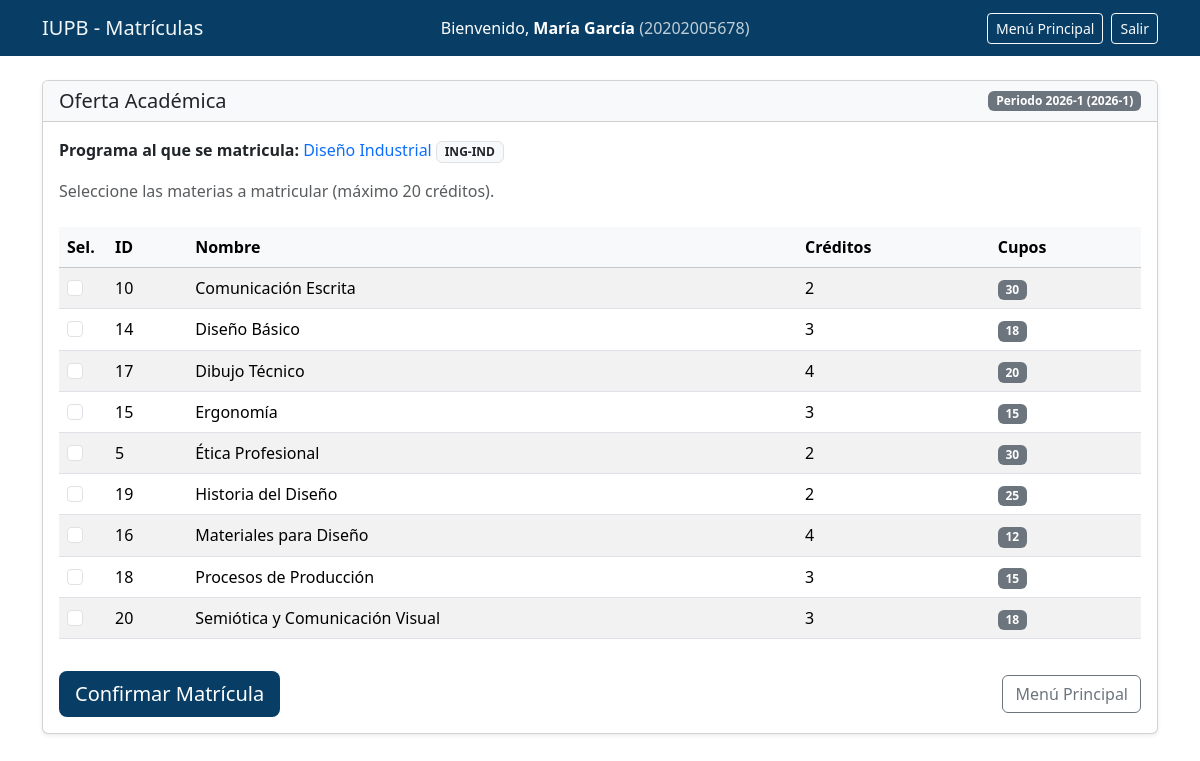
/dashboard.php (signed in), run on the app's committed database.
### tables this page shows
CREATE TABLE IF NOT EXISTS periodos_academicos (
    id INT AUTO_INCREMENT PRIMARY KEY,
    codigo VARCHAR(20) NOT NULL,
    anio INT NOT NULL,
    semestre TINYINT NOT NULL,
    fecha_inicio DATE NOT NULL,
    fecha_fin DATE NOT NULL,
    estado ENUM('abierto', 'cerrado') NOT NULL DEFAULT 'abierto',
    UNIQUE KEY uk_periodo (anio, semestre)
);

CREATE TABLE IF NOT EXISTS programas (
    id INT AUTO_INCREMENT PRIMARY KEY,
    codigo VARCHAR(20) NOT NULL UNIQUE,
    nombre VARCHAR(150) NOT NULL
);

CREATE TABLE IF NOT EXISTS materias (
    id INT AUTO_INCREMENT PRIMARY KEY,
    codigo VARCHAR(20) NOT NULL,
    nombre VARCHAR(100) NOT NULL,
    creditos INT NOT NULL,
    cupos INT NOT NULL DEFAULT 0,
    programa_id INT NULL,
    FOREIGN KEY (programa_id) REFERENCES programas(id) ON DELETE SET NULL
);

### dashboard.php (the view, shortened to what this page needs)
<?php
include('db.php');
$estudiante_id = (int)$_SESSION['estudiante_id'];
$programa = null;
$programa_id = null;
$res_prog = mysqli_query($conn, "SELECT p.id, p.codigo, p.nombre FROM programas p INNER JOIN estudiantes e ON e.programa_id = p.id WHERE e.id = $estudiante_id LIMIT 1");
if ($res_prog && $row_prog = mysqli_fetch_assoc($res_prog)) {
    $programa = $row_prog;
    $programa_id = (int)$row_prog['id'];
}
$periodo = null;
$res_periodo = mysqli_query($conn, "SELECT id, codigo, anio, semestre FROM periodos_academicos WHERE estado = 'abierto' LIMIT 1");
if ($res_periodo && $row_p = mysqli_fetch_assoc($res_periodo)) {
    $periodo = $row_p;
}
$programa_cond = $programa_id ? "(materias.programa_id = $programa_id OR materias.programa_id IS NULL)" : "1=1";
$res = mysqli_query($conn, "SELECT * FROM materias WHERE cupos > 0 AND $programa_cond ORDER BY materias.codigo");
?>
<!DOCTYPE html>
<html lang="es">
<head>
    <link href="https://cdn.jsdelivr.net/npm/bootstrap@5.3.8/dist/css/bootstrap.min.css" rel="stylesheet">
</head>
<body>
    <nav class="navbar navbar-expand-lg navbar-dark navbar-iacceso">
        <div class="container">
            <span class="navbar-brand mb-0">IUPB - Matrículas</span>
            <span class="navbar-text text-white me-3">Bienvenido, <strong><?php echo htmlspecialchars($_SESSION['estudiante_nombre'] ?? $_SESSION['user']); ?></strong> <span class="opacity-75">(<?php echo htmlspecialchars($_SESSION['estudiante_codigo'] ?? ''); ?>)</span></span>
            <div class="d-flex gap-2">
                <a class="btn btn-outline-light btn-sm" href="dashboard.php">Menú Principal</a>
                <a class="btn btn-outline-light btn-sm" href="logout.php">Salir</a>
            </div>
        </div>
    </nav>
    <main class="container my-4">
        <?php if (!$periodo) { ?>
            <div class="alert alert-info">No hay periodo académico abierto para matrícula en este momento.</div>
        <?php } else { ?>
        <div class="card shadow-sm">
            <div class="card-header bg-light d-flex justify-content-between align-items-center flex-wrap gap-2">
                <h5 class="mb-0">Oferta Académica</h5>
                <span class="badge bg-secondary">Periodo <?php echo htmlspecialchars($periodo['codigo']); ?> (<?php echo (int)$periodo['anio']; ?>-<?php echo (int)$periodo['semestre']; ?>)</span>
            </div>
            <div class="card-body">
                <?php if ($programa) { ?>
                <p class="mb-3"><strong>Programa al que se matricula:</strong> <span class="text-primary"><?php echo htmlspecialchars($programa['nombre']); ?></span> <span class="badge bg-light text-dark border"><?php echo htmlspecialchars($programa['codigo']); ?></span></p>
                <?php } ?>
                <p class="text-muted mb-4">Seleccione las materias a matricular (máximo 20 créditos).</p>
                <form action="matricular.php" method="POST">
                    <div class="table-responsive">
                        <table class="table table-hover table-striped align-middle">
                            <thead class="table-light">
                                <tr>
                                    <th style="width: 3rem;">Sel.</th>
                                    <th>ID</th>
                                    <th>Nombre</th>
                                    <th>Créditos</th>
                                    <th>Cupos</th>
                                </tr>
                            </thead>
                            <tbody>
                                <?php while($m = mysqli_fetch_assoc($res)) { ?>
                                <tr>
                                    <td>
                                        <input type="checkbox" class="form-check-input" name="materias[]" value="<?php echo (int)$m['id']; ?>">
                                    </td>
                                    <td><?php echo (int)$m['id']; ?></td>
                                    <td><?php echo htmlspecialchars($m['nombre']); ?></td>
                                    <td><?php echo (int)$m['creditos']; ?></td>
                                    <td><span class="badge bg-secondary"><?php echo (int)$m['cupos']; ?></span></td>
                                </tr>
                                <?php } ?>
                            </tbody>
                        </table>
                    </div>
                    <div class="d-flex justify-content-between align-items-center mt-3 flex-wrap gap-2">
                        <button type="submit" class="btn btn-iacceso btn-lg">Confirmar Matrícula</button>
                        <a href="dashboard.php" class="btn btn-outline-secondary">Menú Principal</a>
                    </div>
                </form>
            </div>
        </div>
        <?php } ?>
    </main>
</body>
</html>

### dashboard.php (style rules this page uses)
.navbar-iacceso { background-color: #083e65 !important; }
.navbar-iacceso .navbar-brand, .navbar-iacceso .nav-link { color: rgba(255,255,255,0.95) !important; }
.btn-iacceso { background-color: #083e65; color: white; border: none; }

### data on the page
periodos_academicos: codigo "2026-1", anio "2026", semestre "1"
programas: nombre "Diseño Industrial", codigo "ING-IND"
materias: id "10", nombre "Comunicación Escrita", creditos "2", cupos "30"
materias: id "14", nombre "Diseño Básico", creditos "3", cupos "18"
materias: id "17", nombre "Dibujo Técnico", creditos "4", cupos "20"
materias: id "15", nombre "Ergonomía", creditos "3", cupos "15"
materias: id "5", nombre "Ética Profesional", creditos "2", cupos "30"
materias: id "19", nombre "Historia del Diseño", creditos "2", cupos "25"
materias: id "16", nombre "Materiales para Diseño", creditos "4", cupos "12"
materias: id "18", nombre "Procesos de Producción", creditos "3", cupos "15"
materias: id "20", nombre "Semiótica y Comunicación Visual", creditos "3", cupos "18"

### other printed values
$_SESSION['estudiante_nombre'] "María García"
$_SESSION['estudiante_codigo'] "20202005678"
